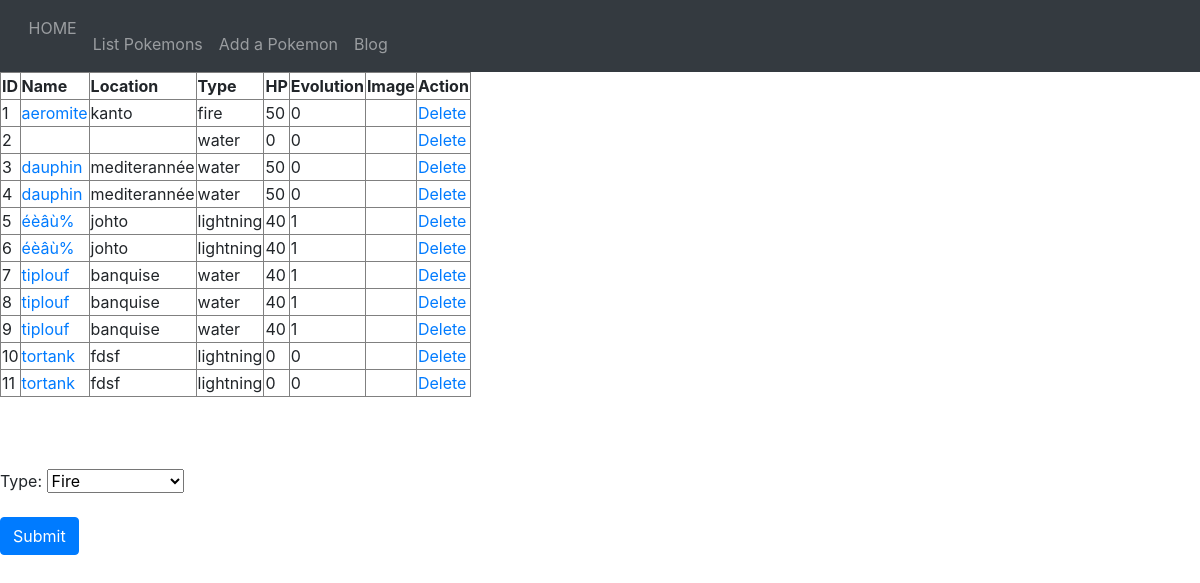
/public/index.php/?page=allPokemons, run on the app's committed database.
### tables this page shows
CREATE TABLE `pokemon` (
  `id` int(11) NOT NULL AUTO_INCREMENT,
  `name` varchar(255) NOT NULL,
  `location` varchar(255) NOT NULL,
  `type` varchar(255) NOT NULL,
  `hp` int(11) NOT NULL,
  `hasEvolve` tinyint(1) DEFAULT NULL,
  `image` varchar(255) DEFAULT NULL,
  `user_id` int(11) DEFAULT NULL,
  PRIMARY KEY (`id`)
);

### Core/Controller/DefaultController.php (called while the page is built, shortened)
<?php
class DefaultController {
    public function render(string $path, array $param = [])
    {
        extract($param);
        require ROOT."/Templates/$path.php";
        $content = ob_get_clean();
        require ROOT."/Templates/default.php";
    }
}

### App/Controller/PokemonController.php (called while the page is built, shortened)
<?php
class PokemonController extends DefaultController{
    public function __construct()
    {
        $this->manager = new PokemonModel;
    }
    public function allPokemons()
    {
        $pokemons = $this->manager->getList();
        $this->render("indexViewPokemon", [
            "pokemons" => $pokemons
        ]);
    }
}

### public/index.php (called while the page is built, shortened)
<?php
include ROOT."/Routeur/routeur.php";

### Core/DB/Database.php (called while the page is built, shortened)
<?php
class Database
{
    private $pdo;
    public function __construct()
    {
        $dbHost = $_ENV['MYSQL_HOST'];
        $dbUser = $_ENV['MYSQL_USER'];
        $dbPassword = $_ENV['MYSQL_PASSWORD'];
        $dbName = $_ENV['MYSQL_DATABASE'];
        $this->pdo = new \PDO("mysql:host=$dbHost;dbname=$dbName", $dbUser, $dbPassword, [
            \PDO::ATTR_ERRMODE => \PDO::ERRMODE_EXCEPTION,
            \PDO::MYSQL_ATTR_INIT_COMMAND => 'SET NAMES utf8'
        ]);
    }
    public function getPdo()
    {
        return $this->pdo;
    }
}

### Core/Model/Model.php (called while the page is built, shortened)
<?php
abstract class Model implements ModelInterface{
    protected $db;
    protected $table;
    public function __construct ()
    {
        $db = new Database();
        $this->db = $db->getPdo();
    }
    public function getList()
    {
        $query = $this->db->query("SELECT * FROM $this->table");
        return $query->fetchAll(\PDO::FETCH_CLASS, "App\Entity\\".ucfirst($this->table));
    }
}

### App/Entity/Pokemon.php (called while the page is built, shortened)
<?php
class Pokemon {
    private  $id;
    private $name;
    private  $location;
    private  $type;
    private  $hp;
    private  $hasEvolve;
    public function getId()
    {
        return $this->id;
    }
    public function getName()
    {
        return $this->name;
    }
    public function getLocation(): string
    {
        return $this->location;
    }
    public function getType(): string
    {
        return $this->type;
    }
    public function getHp(): int
    {
        return $this->hp;
    }
    public function getHasEvolve(): int
    {
        return $this->hasEvolve;
    }
}

### Templates/indexViewPokemon.php (the view, shortened to what this page needs)
<table border="1">
    <td><strong>ID</strong></td>
    <td><strong>Name</strong></td>
    <td><strong>Location</strong></td>
    <td><strong>Type</strong></td>
    <td><strong>HP</strong></td>
    <td><strong>Evolution</strong></td>
    <td><strong>Image</strong></td>
    <td><strong>Action</strong></td>
        <?php foreach ($pokemons as $pokemon): ?>
            <tr>
                <td><?php echo $pokemon->getId(); ?></td>
                <td><a href="/php-oop/public/index.php/?action=voir&id=<?php echo $pokemon->getId(); ?>"><?php echo $pokemon->getName(); ?></a></td>
                <td><?php echo $pokemon->getLocation(); ?></td>
                <td><?php echo $pokemon->getType(); ?></td>
                <td><?php echo $pokemon->getHp(); ?></td>
                <td><?php echo $pokemon->getHasEvolve(); ?></td>
                <td><img src="<?php echo $pokemon->getImage(); ?>" width="100" alt=""></td>
                <td><a href="/php-oop/public/index.php/?page=allPokemons/?action=delete&id=<?php echo $pokemon->getId(); ?>">Delete</a></td>
            </tr>
        <?php endforeach; ?>
</table>
<br><br><br>
<?php
include('filterPokemonByType.php')
?>

### Templates/filterPokemonByType.php (shortened to what this page needs)
<form class="form" method="POST">
    <div class="form-group">
        <label for="type" class="form-label">Type:</label>
        <select name="type" id="type">
            <option value="fire">Fire</option>
        </select>
    </div>
    <button class="btn btn-primary">Submit</button>
</form>

### Routeur/routeur.php (shortened to what this page needs)
<?php
switch ($_GET["page"]) {
    case 'allPokemons':
        $controller = new PokemonController();
        $controller->allPokemons();
        break;
}

### Templates/default.php (shortened to what this page needs)
<!DOCTYPE html>
<html lang="en">
<head>
    <link rel="stylesheet" href="https://stackpath.bootstrapcdn.com/bootstrap/4.4.1/css/bootstrap.min.css">
</head>
<body>
<?php
include('navbar.php')
?>
    <?= $content ?>
</body>
</html>

### Templates/navbar.php (shortened to what this page needs)
<nav class="navbar navbar-expand-sm bg-dark navbar-dark">
  <ul class="navbar-nav">
    <li class="nav-item">
      <a class="nav-link" href="/php-oop/public/index.php/?page=home">
          HOME
      </a>
    </li>
      <li class="nav-item">
          <a class="nav-link pt-4" href="/php-oop/public/index.php/?page=allPokemons">
              List Pokemons
          </a>
      </li>
    <li class="nav-item">
      <a class="nav-link pt-4" href="/php-oop/public/index.php/?page=addPokemon">
          Add a Pokemon
      </a>
    </li>
    <li class="nav-item">
      <a class="nav-link pt-4" href="/php-oop/public/index.php/?page=blog">
          Blog
      </a>
    </li>
  </ul>
</nav>

### data on the page
pokemon: id "1", name "aeromite", location "kanto", type "fire", hp "50", hasEvolve "0"
pokemon: id "2", type "water", hp "0", hasEvolve "0"
pokemon: id "3", name "dauphin", location "mediterannée", type "water", hp "50", hasEvolve "0"
pokemon: id "4", name "dauphin", location "mediterannée", type "water", hp "50", hasEvolve "0"
pokemon: id "5", name "éèâù%", location "johto", type "lightning", hp "40", hasEvolve "1"
pokemon: id "6", name "éèâù%", location "johto", type "lightning", hp "40", hasEvolve "1"
pokemon: id "7", name "tiplouf", location "banquise", type "water", hp "40", hasEvolve "1"
pokemon: id "8", name "tiplouf", location "banquise", type "water", hp "40", hasEvolve "1"
pokemon: id "9", name "tiplouf", location "banquise", type "water", hp "40", hasEvolve "1"
pokemon: id "10", name "tortank", location "fdsf", type "lightning", hp "0", hasEvolve "0"
pokemon: id "11", name "tortank", location "fdsf", type "lightning", hp "0", hasEvolve "0"
